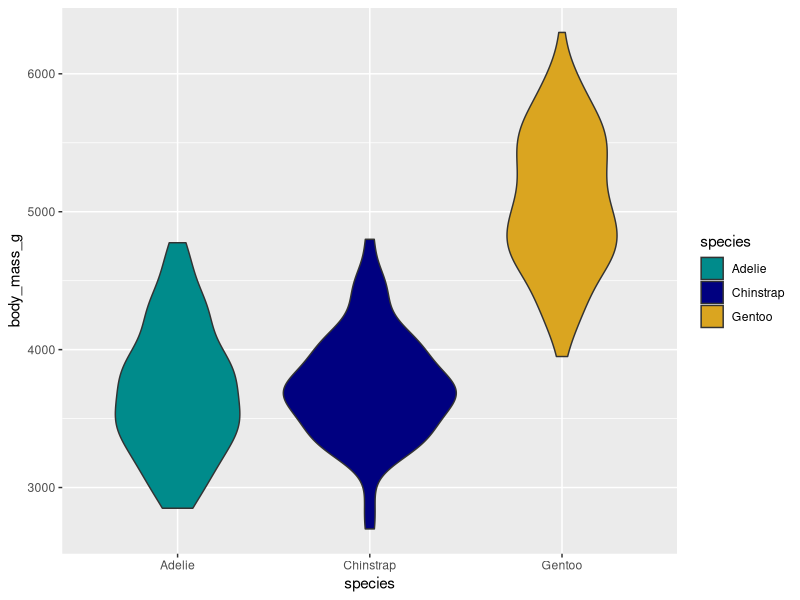

R code for this plot:
## ---- chunk 1
knitr::opts_chunk$set(echo = TRUE)
library(tidyverse)
library(palmerpenguins)
## ---- chunk 2
ggplot(data = penguins, aes(x = species, y = body_mass_g)) +
  geom_violin(aes(fill = species)) +
  scale_fill_manual(values = c("cyan4", "navy", "goldenrod"))
